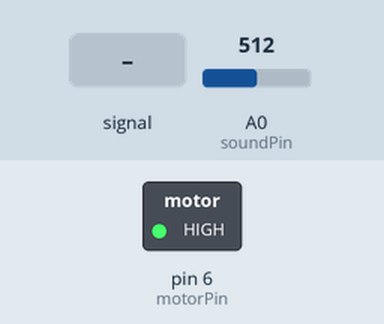
Simulated run of this sketch. Board: Arduino Uno, built with avr-gcc and run on an emulated ATmega328P. Parts: switched loads named in the sketch (green lamp = pin HIGH). The inputs (shaded band) are chosen by the test bench; at power-on: A0 (soundPin) = 512.

Above: at 1.2 s.
1.3 s: A0 (soundPin) fed a 200 Hz sine of ±81 counts around its level
At 1.55 s:
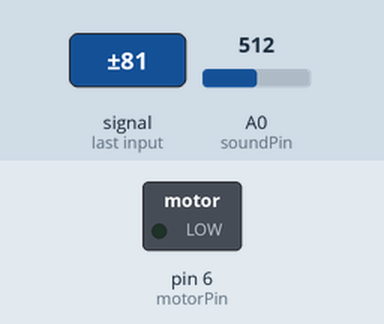
4.3 s: A0 (soundPin) set to 513
5.8 s: A0 (soundPin) fed a 1000 Hz sine of ±255 counts around its level
At 6.25 s:
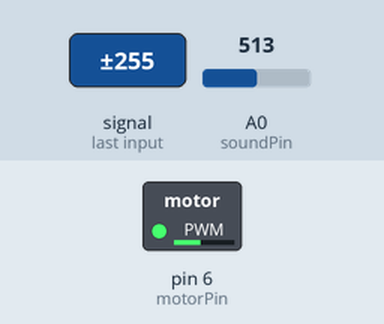
8.8 s: A0 (soundPin) set to 900
10.3 s: A0 (soundPin) set to 1023
At 11.5 s:
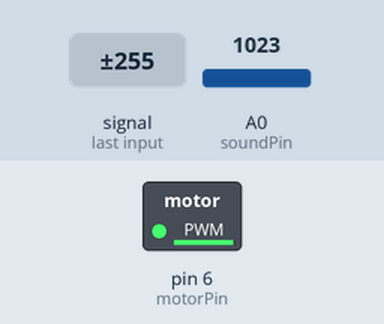
Timing chart, 0 to 12.8 s (numbered marks = the images above; inputs shaded):
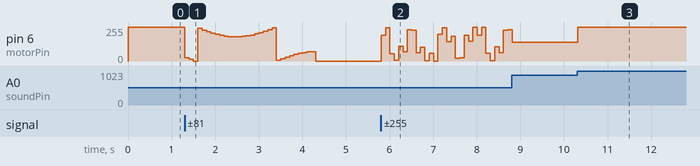

The sketch:

VoiceMotor.ino
```cpp
int soundPin = A0;
int motorPin = 6;

int soundLevel = 0;
int motorLevel = 0;

char buff[20];

void setup() {

  // Define Pin Directions
  //pinMode(soundPin, INPUT);
  pinMode(motorPin, OUTPUT);

  // Initiate Output Pins
  digitalWrite(motorPin, LOW);

  Serial.begin(9600);
}

void loop() {

  /*
   *  Arduino has ADC 10 bit resolution --> 0..5V translates to 0..1023 (2^10 - 1) --> Each step is ~ 5mV
   *  Our Audio pre-amplifier module output is 0..2V range.
   *  Our envelope detection circuit has a diode in forward bias (0.6V) in its input --> Envelope detection output is in 0 .. 1.4V which translates to 0..280
   *  So soundLevel variable will be in 0..280 range
   */
  soundLevel = analogRead(soundPin);

  /*
   *  Arduino uses PWM to simulate analog output
   *  PWM signal is a square wave with a fixed frequency (490Hz in Arduino) and a changing DUTY CYCLE (onTime / offTime)
   *  A 1 byte variable (0..255) translates to 0..100% duty cycle
   */

  // We need to map 0..80 soundLevel to 0..255 motorLevel
  motorLevel = soundLevel * 255 / 280;
  analogWrite(motorPin, motorLevel & 0xFF);

  delay(100);
}
```

Measured:
- after the input at 5.8 s, pin 6 (motorPin): 0/255 → 192/255 at once, → 248/255 0.10 s later, → 53/255 0.10 s later, → 4/255 0.10 s later, … (30 changes in this stretch)
- after the input at 10.3 s, pin 6 (motorPin): 140/255 → 252/255 at once
